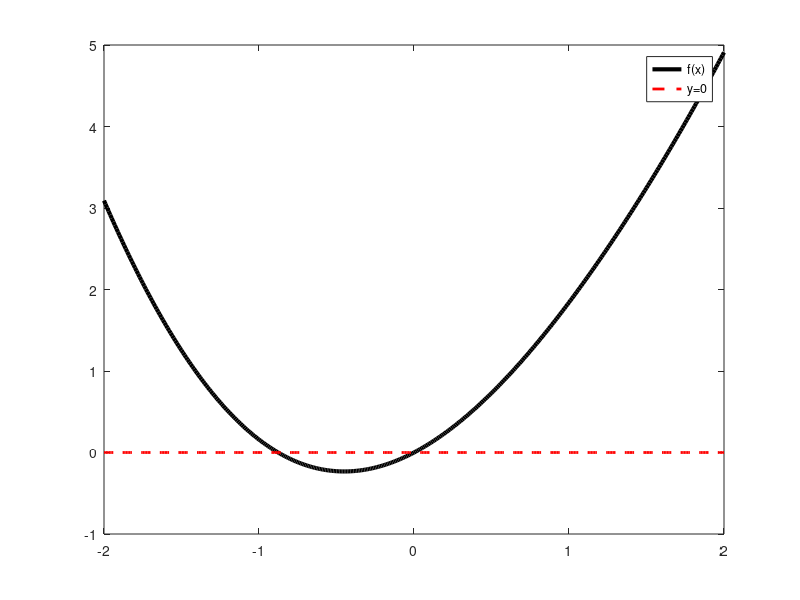

MATLAB code for this plot: (Note: this script raises an error after producing the figure.)
%%
 
% f(x) = sin(x) + x^2
% we need f'(x) = cos(x) + 2*x
ff = @(xx) sin(xx) + xx.^2;
ffprime = @(xx) cos(xx) + 2*xx;


x_plot = -2:0.01:2;   
    
close all
figure(1)
plot(x_plot,ff(x_plot), '-k', 'Linewidth', 3); hold all;
plot(x_plot,0.*x_plot, '--r', 'Linewidth', 2); hold all;
%plot(xx,ffprime(xx), '--g', 'Linewidth', 2);
leg = legend('f(x)', 'y=0', 'fprime');
set(leg,'autoupdate','off')
%axis([-2*pi,2*pi,-2,2]);
xlim([min(x_plot) max(x_plot)])


%%
% initialization
x = [];
x(1) = 1.9; %2.01;

tol = 1e-14;

fprintf('\nNewtons method \n');

fprintf('%10s    %12s   \n', 'Iteration', 'Value');

fprintf('%10d    %.16f  \n', 1, x(1));

cols = parula(7);


for i = 1:100
    
    % The actual Newton step
    x(i+1) = x(i) - ff(x(i))/ffprime(x(i));
    
    % Note that: x_{i+1} is the x-intecept of the line y = f(x_i) + f'(x_i)*(x - x_i)
    % The line y = ... is the equation of the tangent line to f(x) at x=x_i
    % We plot this relationship below
    
    % Brennan Plotting Garbage to plot slope lines and next itterates
    figure(1)
    plot([x(i) x(i)],[ff(x(i)) ff(x(i))],'o','color',cols(i,:),'markerfacecolor',cols(i,:),'markersize',10)
    hold all
    n_line = @(t) ff(x(i)) + ffprime(x(i))*(t - x(i));
    if(x(i+1) < x(i))
        tt = (x(i+1)):0.01:(1.2*x(i));
    else
        fact = 1.05*(x(i) < 0) + 0.7*(x(i) > 0);
        tt = (fact*x(i)):0.01:(x(i+1));
    end
    plot(tt,n_line(tt),'-','color',cols(i,:),'linewidth',2)
    hold all
    plot([x(i+1) x(i+1)],[0 ff(x(i+1))],'--','color',cols(i,:),'linewidth',1)
    % end line plotting
    
    hold all
    % print the curent itterate
    fprintf('%10d    %.16f\n', i+1, x(i+1));
    if (abs(ff(x(i+1)))<tol)
        fprintf('Converged after %d iterations.\n', i)
        break;
    end
end


%%

% Define Error-at-step-k = E_k = |x_k - root|
% We know that: E_{k+1} = mu * E_{k}^{q}
% E_{k+1} = mu * E_{k}^{q}
% E_{k} = mu * E_{k-1}^{q}
% Divide these to get
% E_{k+1}/E_{k} = ( E_{k}/E_{k-1} )^q
% take the log of both sides 
% log( E_{k+1}/E_{k} ) = q * log( E_{k}/E_{k-1} )
% solve for q
% q = log( E_{k+1}/E_{k} ) / log( E_{k}/E_{k-1} )

root = 0;
Error = abs(x - root);
figure(2)
subplot(1,2,1)
semilogy(Error)
xlabel('k')
ylabel('Error')
subplot(1,2,2)
% q = log( E_{k+1}/E_{k} ) / log( E_{k}/E_{k-1} )
q_est = log(Error(3:end)./Error(2:end-1))./log(Error(2:end-1)./Error(1:end-2));
plot(q_est)
xlabel('k')
ylabel('$$q_{est}$$')

disp('q_est = ')
disp(q_est)
